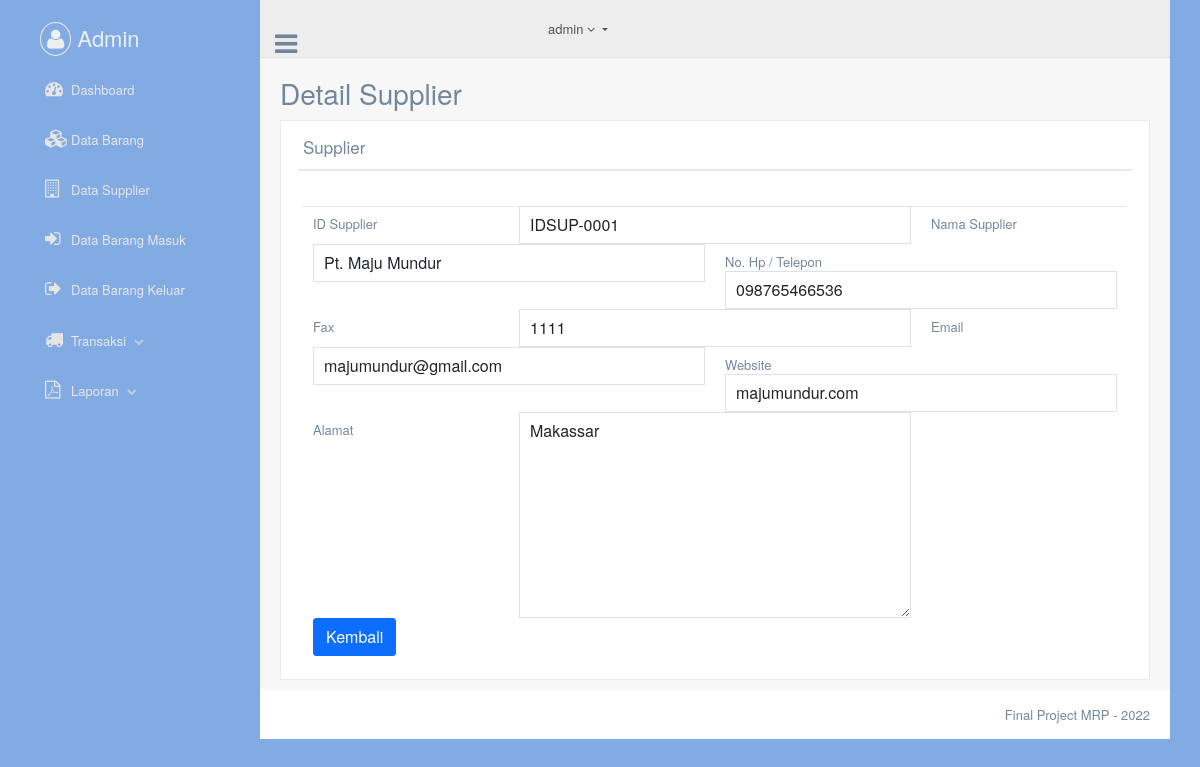
Screenshot of /admin/supplier_detail.php?id_supplier=IDSUP-0001 with the database file from the repository.
### tables this page shows
CREATE TABLE `dta_supplier` (
  `id_supplier` varchar(20) NOT NULL,
  `nama` varchar(50) NOT NULL,
  `nomor` varchar(20) NOT NULL,
  `fax` varchar(10) NOT NULL,
  `email` varchar(30) NOT NULL,
  `website` varchar(20) NOT NULL,
  `alamat` text NOT NULL
);

### admin/supplier_detail.php (the view, shortened to what this page needs)
<?php include_once ('head.php') ?>
<?php
$idsup = $_GET['id_supplier'];
$sql   = "SELECT * FROM dta_supplier WHERE id_supplier = '$idsup'";
$query = $mysqli->query($sql);
$row   = $query->fetch_array(MYSQLI_ASSOC);
 ?>
  <body class="nav-md">
    <div class="container body">
      <div class="main_container">
        <?php include_once ('header.php'); ?>
        <div class="right_col" role="main">
          <div class="">
            <div class="page-title">
              <div class="title_left">
                <h3>Detail Supplier</h3>
              </div>
            </div>
            <div class="clearfix"></div>
            <div class="row">
              <div class="col-md-12 col-sm-12 col-xs-12">
                <div class="x_panel">
                  <div class="x_title">
                    <h2>Supplier</h2>
                    <div class="clearfix"></div>
                  </div>
                  <div class="x_content">
                    <form class="form-horizontal form-label-left" action="">
                      <div class="item form-group">
                        <label class="control-label col-md-3 col-sm-3 col-xs-12">ID Supplier</label>
                        <div class="col-md-6 col-sm-6 col-xs-12">
                          <input class="form-control col-md-7 col-xs-12" type="text" name="" value="<?php echo $row['id_supplier']; ?>" readonly>
                        </div>
                      </div>
                      <div class="item form-group">
                        <label class="control-label col-md-3 col-sm-3 col-xs-12">Nama Supplier</label>
                        <div class="col-md-6 col-sm-6 col-xs-12">
                          <input class="form-control col-md-7 col-xs-12" type="text" name="" value="<?php echo $row['nama']; ?>" readonly>
                        </div>
                      </div>
                      <div class="item form-group">
                        <label class="control-label col-md-3 col-sm-3 col-xs-12">No. Hp / Telepon</label>
                        <div class="col-md-6 col-sm-6 col-xs-12">
                          <input class="form-control col-md-7 col-xs-12" type="text" name="" value="<?php echo $row['nomor']; ?>" readonly>
                        </div>
                      </div>
                      <div class="item form-group">
                        <label class="control-label col-md-3 col-sm-3 col-xs-12">Fax</label>
                        <div class="col-md-6 col-sm-6 col-xs-12">
                          <input class="form-control col-md-7 col-xs-12" type="text" name="" value="<?php echo $row['fax']; ?>" readonly>
                        </div>
                      </div>
                      <div class="item form-group">
                        <label class="control-label col-md-3 col-sm-3 col-xs-12">Email</label>
                        <div class="col-md-6 col-sm-6 col-xs-12">
                          <input class="form-control col-md-7 col-xs-12" type="text" name="" value="<?php echo $row['email']; ?>" readonly>
                        </div>
                      </div>
                      <div class="item form-group">
                        <label class="control-label col-md-3 col-sm-3 col-xs-12">Website</label>
                        <div class="col-md-6 col-sm-6 col-xs-12">
                          <input class="form-control col-md-7 col-xs-12" type="text" name="" value="<?php echo $row['website']; ?>" readonly>
                        </div>
                      </div>
                      <div class="item form-group">
                        <label class="control-label col-md-3 col-sm-3 col-xs-12">Alamat</label>
                        <div class="col-md-6 col-sm-6 col-xs-12">
                          <textarea class="form-control col-md-7 col-xs-12" name="inpalmt" rows="8" cols="25" readonly><?php echo $row['alamat']; ?></textarea>
                        </div>
                      </div>
                      <div class="form-group">
                        <div class="col-md-6 col-md-offset-3">
                          <a class="btn btn-primary" href="supplier.php">Kembali</a>
                        </div>
                      </div>
                    </form>
                  </div>
                </div>
              </div>
            </div>
          </div>
        </div>
        <?php include_once ('footer.php'); ?>
      </div>
    </div>
    <?php include_once ('foot.php'); ?>

### rows the page displays
dta_supplier: id_supplier "IDSUP-0001", nama "Pt. Maju Mundur", nomor "098765466536", fax "1111", email "majumundur@gmail.com", website "majumundur.com", inpalmt "Makassar"
